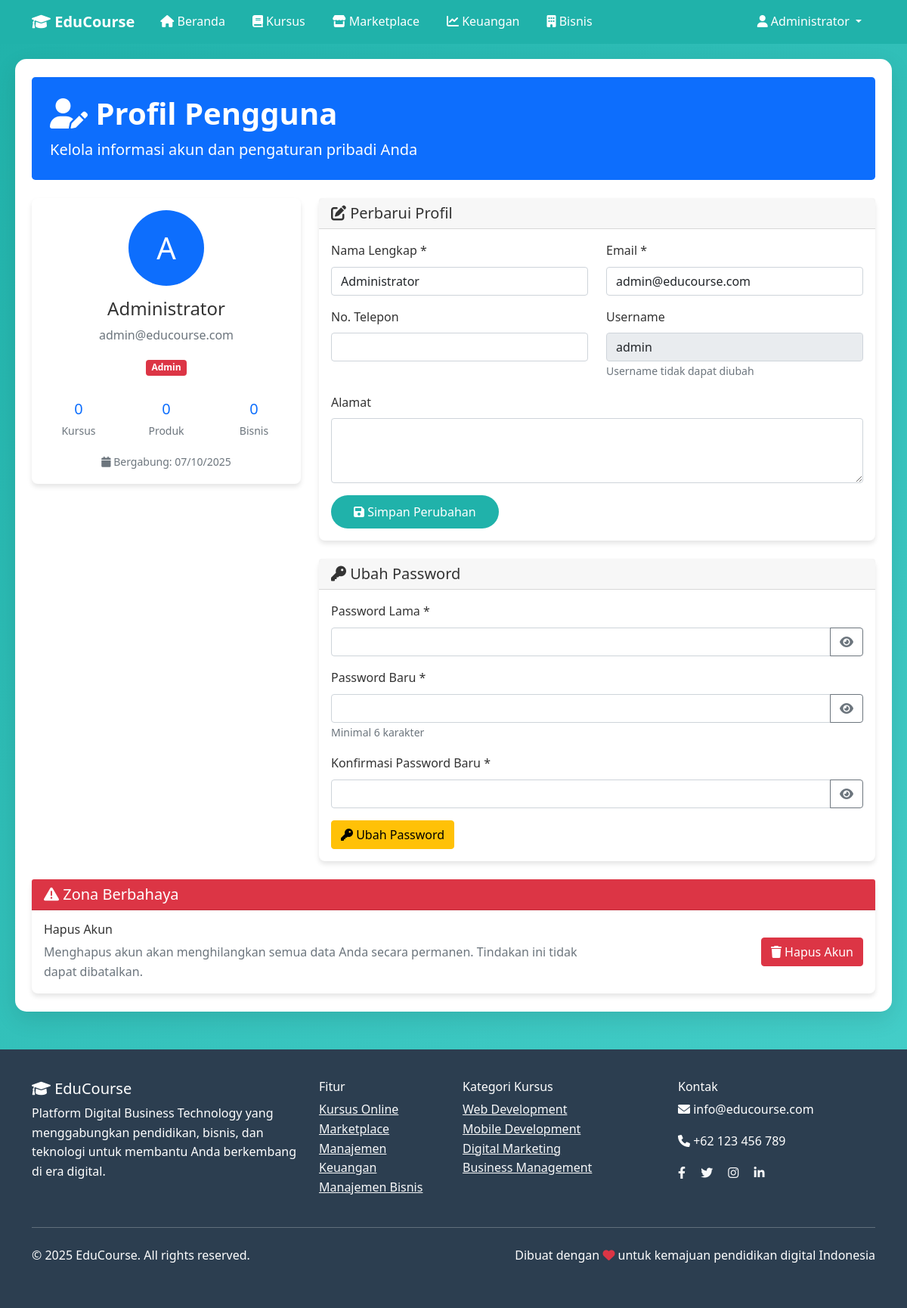
The app's page /profile.php (signed in) with its own data.
### tables this page shows
CREATE TABLE users (
    id INT AUTO_INCREMENT PRIMARY KEY,
    username VARCHAR(50) UNIQUE NOT NULL,
    email VARCHAR(100) UNIQUE NOT NULL,
    password VARCHAR(255) NOT NULL,
    full_name VARCHAR(100) NOT NULL,
    role ENUM('admin', 'user', 'instructor') DEFAULT 'user',
    phone VARCHAR(20),
    address TEXT,
    profile_image VARCHAR(255),
    created_at TIMESTAMP DEFAULT CURRENT_TIMESTAMP,
    updated_at TIMESTAMP DEFAULT CURRENT_TIMESTAMP ON UPDATE CURRENT_TIMESTAMP
);

### profile.php (the view, shortened to what this page needs)
<?php
include 'includes/header.php';
$database = new Database();
$db = $database->getConnection();
$user_id = $_SESSION['user_id'];
$user = getCurrentUser();
?>
<div class="main-content">
    <div class="container py-4">
        <div class="row mb-4">
            <div class="col-12">
                <div class="bg-primary text-white rounded-3 p-4">
                    <h1 class="fw-bold mb-2">
                        <i class="fas fa-user-edit"></i> Profil Pengguna
                    </h1>
                    <p class="lead mb-0">Kelola informasi akun dan pengaturan pribadi Anda</p>
                </div>
            </div>
        </div>
        <div class="row">
            <div class="col-lg-4 mb-4">
                <div class="card">
                    <div class="card-body text-center">
                        <div class="profile-avatar bg-primary text-white rounded-circle d-inline-flex align-items-center justify-content-center mb-3" style="width: 100px; height: 100px; font-size: 2.5rem;">
                            <?php echo substr($user['full_name'], 0, 1); ?>
                        </div>
                        <h4><?php echo $user['full_name']; ?></h4>
                        <p class="text-muted"><?php echo $user['email']; ?></p>
                        <span class="badge bg-<?php echo $user['role'] == 'admin' ? 'danger' : 'primary'; ?> mb-3">
                            <?php echo ucfirst($user['role']); ?>
                        </span>
                        <div class="profile-stats mt-3">
                            <div class="row">
                                <div class="col-4">
                                    <div class="stat-item">
                                        <h5 class="text-primary mb-1">
                                            <?php
                                            $course_query = "SELECT COUNT(*) as total FROM enrollments WHERE user_id = ?";
                                            $course_stmt = $db->prepare($course_query);
                                            $course_stmt->execute([$user_id]);
                                            echo $course_stmt->fetch(PDO::FETCH_ASSOC)['total'];
                                            ?>
                                        </h5>
                                        <small class="text-muted">Kursus</small>
                                    </div>
                                </div>
                                <div class="col-4">
                                    <div class="stat-item">
                                        <h5 class="text-primary mb-1">
                                            <?php
                                            $product_query = "SELECT COUNT(*) as total FROM products WHERE user_id = ?";
                                            $product_stmt = $db->prepare($product_query);
                                            $product_stmt->execute([$user_id]);
                                            echo $product_stmt->fetch(PDO::FETCH_ASSOC)['total'];
                                            ?>
                                        </h5>
                                        <small class="text-muted">Produk</small>
                                    </div>
                                </div>
                                <div class="col-4">
                                    <div class="stat-item">
                                        <h5 class="text-primary mb-1">
                                            <?php
                                            $business_query = "SELECT COUNT(*) as total FROM businesses WHERE user_id = ?";
                                            $business_stmt = $db->prepare($business_query);
                                            $business_stmt->execute([$user_id]);
                                            echo $business_stmt->fetch(PDO::FETCH_ASSOC)['total'];
                                            ?>
                                        </h5>
                                        <small class="text-muted">Bisnis</small>
                                    </div>
                                </div>
                            </div>
                        </div>
                        <div class="mt-3">
                            <small class="text-muted">
                                <i class="fas fa-calendar"></i>
                                Bergabung: <?php echo formatDate($user['created_at']); ?>
                            </small>
                        </div>
                    </div>
                </div>
            </div>
            <div class="col-lg-8">
                <div class="card mb-4">
                    <div class="card-header">
                        <h5 class="card-title mb-0">
                            <i class="fas fa-edit"></i> Perbarui Profil
                        </h5>
                    </div>
                    <div class="card-body">
                        <form method="POST">
                            <div class="row">
                                <div class="col-md-6 mb-3">
                                    <label for="full_name" class="form-label">Nama Lengkap *</label>
                                    <input type="text" class="form-control" id="full_name" name="full_name"
                                           value="<?php echo htmlspecialchars($user['full_name']); ?>" required>
                                </div>
                                <div class="col-md-6 mb-3">
                                    <label for="email" class="form-label">Email *</label>
                                    <input type="email" class="form-control" id="email" name="email"
                                           value="<?php echo htmlspecialchars($user['email']); ?>" required>
                                </div>
                            </div>
                            <div class="row">
                                <div class="col-md-6 mb-3">
                                    <label for="phone" class="form-label">No. Telepon</label>
                                    <input type="text" class="form-control" id="phone" name="phone"
                                           value="<?php echo htmlspecialchars($user['phone'] ?? ''); ?>">
                                </div>
                                <div class="col-md-6 mb-3">
                                    <label for="username" class="form-label">Username</label>
                                    <input type="text" class="form-control" value="<?php echo htmlspecialchars($user['username']); ?>" disabled>
                                    <small class="form-text text-muted">Username tidak dapat diubah</small>
                                </div>
                            </div>
                            <div class="mb-3">
                                <label for="address" class="form-label">Alamat</label>
                                <textarea class="form-control" id="address" name="address" rows="3"><?php echo htmlspecialchars($user['address'] ?? ''); ?></textarea>
                            </div>
                            <button type="submit" name="update_profile" class="btn btn-primary">
                                <i class="fas fa-save"></i> Simpan Perubahan
                            </button>
                        </form>
                    </div>
                </div>
                <div class="card">
                    <div class="card-header">
                        <h5 class="card-title mb-0">
                            <i class="fas fa-key"></i> Ubah Password
                        </h5>
                    </div>
                    <div class="card-body">
                        <form method="POST">
                            <div class="mb-3">
                                <label for="current_password" class="form-label">Password Lama *</label>
                                <div class="input-group">
                                    <input type="password" class="form-control" id="current_password" name="current_password" required>
                                    <button class="btn btn-outline-secondary" type="button" onclick="togglePassword('current_password')">
                                        <i class="fas fa-eye" id="toggleIcon1"></i>
                                    </button>
                                </div>
                            </div>
                            <div class="mb-3">
                                <label for="new_password" class="form-label">Password Baru *</label>
                                <div class="input-group">
                                    <input type="password" class="form-control" id="new_password" name="new_password" required>
                                    <button class="btn btn-outline-secondary" type="button" onclick="togglePassword('new_password')">
                                        <i class="fas fa-eye" id="toggleIcon2"></i>
                                    </button>
                                </div>
                                <small class="form-text text-muted">Minimal 6 karakter</small>
                            </div>
                            <div class="mb-3">
                                <label for="confirm_password" class="form-label">Konfirmasi Password Baru *</label>
                                <div class="input-group">
                                    <input type="password" class="form-control" id="confirm_password" name="confirm_password" required>
                                    <button class="btn btn-outline-secondary" type="button" onclick="togglePassword('confirm_password')">
                                        <i class="fas fa-eye" id="toggleIcon3"></i>
                                    </button>
                                </div>
                            </div>
                            <button type="submit" name="change_password" class="btn btn-warning">
                                <i class="fas fa-key"></i> Ubah Password
                            </button>
                        </form>
                    </div>
                </div>
            </div>
        </div>
        <div class="row mt-4">
            <div class="col-12">
                <div class="card border-danger">
                    <div class="card-header bg-danger text-white">
                        <h5 class="card-title mb-0">
                            <i class="fas fa-exclamation-triangle"></i> Zona Berbahaya
                        </h5>
                    </div>
                    <div class="card-body">
                        <div class="row align-items-center">
                            <div class="col-md-8">
                                <h6>Hapus Akun</h6>
                                <p class="text-muted mb-0">
                                    Menghapus akun akan menghilangkan semua data Anda secara permanen.
                                    Tindakan ini tidak dapat dibatalkan.
                                </p>
                            </div>
                            <div class="col-md-4 text-end">
                                <button class="btn btn-danger" onclick="confirmDeleteAccount()">
                                    <i class="fas fa-trash"></i> Hapus Akun
                                </button>
                            </div>
                        </div>
                    </div>
                </div>
            </div>
        </div>
    </div>
</div>
<?php include 'includes/footer.php'; ?>

### records on screen
users: full_name "A", full_name "Administrator", email "admin@educourse.com", role "Admin", created_at "07/10/2025", username "admin"

### other values on screen
$_SESSION['full_name'] "Administrator"
$course_stmt->fetch(PDO::FETCH_ASSOC)['total'] "0"
$product_stmt->fetch(PDO::FETCH_ASSOC)['total'] "0"
$business_stmt->fetch(PDO::FETCH_ASSOC)['total'] "0"
